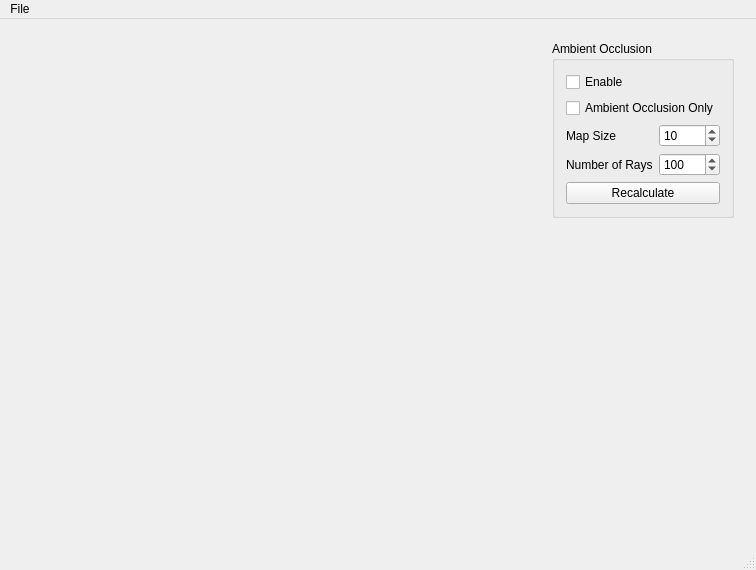
<?xml version="1.0" encoding="UTF-8"?>
<ui version="4.0">
 <class>MainWindow</class>
 <widget class="QMainWindow" name="MainWindow">
  <property name="geometry">
   <rect>
    <x>0</x>
    <y>0</y>
    <width>756</width>
    <height>570</height>
   </rect>
  </property>
  <property name="windowTitle">
   <string>MainWindow</string>
  </property>
  <widget class="QWidget" name="centralWidget">
   <layout class="QHBoxLayout" name="horizontalLayout">
    <item>
     <widget class="PDBWidget" name="pdb">
      <property name="sizePolicy">
       <sizepolicy hsizetype="Expanding" vsizetype="Expanding">
        <horstretch>0</horstretch>
        <verstretch>0</verstretch>
       </sizepolicy>
      </property>
      <property name="minimumSize">
       <size>
        <width>500</width>
        <height>500</height>
       </size>
      </property>
      <property name="text">
       <string/>
      </property>
     </widget>
    </item>
    <item>
     <widget class="QWidget" name="settings" native="true">
      <layout class="QVBoxLayout" name="verticalLayout_2">
       <item>
        <widget class="QGroupBox" name="groupBox_2">
         <property name="title">
          <string>Ambient Occlusion</string>
         </property>
         <layout class="QVBoxLayout" name="verticalLayout_3">
          <item>
           <widget class="QCheckBox" name="aoCheckBox">
            <property name="text">
             <string>Enable</string>
            </property>
           </widget>
          </item>
          <item>
           <widget class="QCheckBox" name="aoOnlyCheckBox">
            <property name="text">
             <string>Ambient Occlusion Only</string>
            </property>
           </widget>
          </item>
          <item>
           <layout class="QFormLayout" name="formLayout_3">
            <item row="0" column="0">
             <widget class="QLabel" name="label_3">
              <property name="text">
               <string>Map Size</string>
              </property>
             </widget>
            </item>
            <item row="0" column="1">
             <widget class="QSpinBox" name="mapSizeSpinBox">
              <property name="minimum">
               <number>2</number>
              </property>
              <property name="maximum">
               <number>1000</number>
              </property>
              <property name="value">
               <number>10</number>
              </property>
             </widget>
            </item>
            <item row="1" column="0">
             <widget class="QLabel" name="label_4">
              <property name="text">
               <string>Number of Rays</string>
              </property>
             </widget>
            </item>
            <item row="1" column="1">
             <widget class="QSpinBox" name="numRaysSpinBox">
              <property name="minimum">
               <number>1</number>
              </property>
              <property name="maximum">
               <number>10000</number>
              </property>
              <property name="singleStep">
               <number>10</number>
              </property>
              <property name="value">
               <number>100</number>
              </property>
             </widget>
            </item>
           </layout>
          </item>
          <item>
           <widget class="QPushButton" name="calculatePushButton">
            <property name="text">
             <string>Recalculate</string>
            </property>
           </widget>
          </item>
         </layout>
        </widget>
       </item>
       <item>
        <spacer name="verticalSpacer">
         <property name="orientation">
          <enum>Qt::Vertical</enum>
         </property>
         <property name="sizeHint" stdset="0">
          <size>
           <width>20</width>
           <height>151</height>
          </size>
         </property>
        </spacer>
       </item>
      </layout>
     </widget>
    </item>
   </layout>
  </widget>
  <widget class="QStatusBar" name="statusBar"/>
  <widget class="QMenuBar" name="menuBar">
   <property name="geometry">
    <rect>
     <x>0</x>
     <y>0</y>
     <width>756</width>
     <height>22</height>
    </rect>
   </property>
   <widget class="QMenu" name="menuFile">
    <property name="title">
     <string>File</string>
    </property>
    <addaction name="actionOpen"/>
   </widget>
   <addaction name="menuFile"/>
  </widget>
  <action name="actionOpen">
   <property name="text">
    <string>Open</string>
   </property>
  </action>
 </widget>
 <layoutdefault spacing="6" margin="11"/>
 <customwidgets>
  <customwidget>
   <class>PDBWidget</class>
   <extends>QLabel</extends>
   <header location="global">pdbwidget.h</header>
  </customwidget>
 </customwidgets>
 <resources/>
 <connections/>
</ui>
